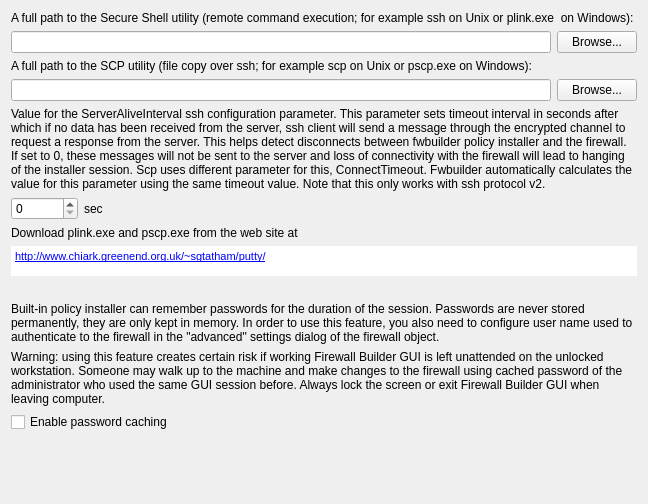
     <widget class="QWidget" name="tabSSH">
      <attribute name="title">
       <string>Installer</string>
      </attribute>
      <layout class="QGridLayout" name="gridLayout_15">
       <item row="0" column="0" colspan="3">
        <widget class="QLabel" name="textLabel1_5_2">
         <property name="text">
          <string>A full path to the Secure Shell utility (remote command execution; for example ssh on Unix or plink.exe  on Windows):</string>
         </property>
         <property name="alignment">
          <set>Qt::AlignVCenter</set>
         </property>
         <property name="wordWrap">
          <bool>true</bool>
         </property>
        </widget>
       </item>
       <item row="1" column="0" colspan="3">
        <layout class="QHBoxLayout" name="horizontalLayout_6">
         <item>
          <widget class="QLineEdit" name="sshPath">
           <property name="minimumSize">
            <size>
             <width>0</width>
             <height>0</height>
            </size>
           </property>
          </widget>
         </item>
         <item>
          <widget class="QPushButton" name="browseForSSH">
           <property name="sizePolicy">
            <sizepolicy hsizetype="Fixed" vsizetype="Fixed">
             <horstretch>0</horstretch>
             <verstretch>0</verstretch>
            </sizepolicy>
           </property>
           <property name="text">
            <string>Browse...</string>
           </property>
          </widget>
         </item>
        </layout>
       </item>
       <item row="2" column="0" colspan="3">
        <widget class="QLabel" name="textLabel1_5_3">
         <property name="text">
          <string>A full path to the SCP utility (file copy over ssh; for example scp on Unix or pscp.exe on Windows):</string>
         </property>
         <property name="alignment">
          <set>Qt::AlignVCenter</set>
         </property>
         <property name="wordWrap">
          <bool>true</bool>
         </property>
        </widget>
       </item>
       <item row="3" column="0" colspan="3">
        <layout class="QHBoxLayout" name="horizontalLayout_7">
         <item>
          <widget class="QLineEdit" name="scpPath">
           <property name="minimumSize">
            <size>
             <width>0</width>
             <height>0</height>
            </size>
           </property>
          </widget>
         </item>
         <item>
          <widget class="QPushButton" name="browseForSCP">
           <property name="sizePolicy">
            <sizepolicy hsizetype="Fixed" vsizetype="Fixed">
             <horstretch>0</horstretch>
             <verstretch>0</verstretch>
            </sizepolicy>
           </property>
           <property name="text">
            <string>Browse...</string>
           </property>
          </widget>
         </item>
        </layout>
       </item>
       <item row="4" column="0" colspan="3">
        <widget class="QLabel" name="label_14">
         <property name="text">
          <string>Value for the ServerAliveInterval ssh configuration parameter. This parameter sets timeout interval in seconds after which if no data has been received from the server, ssh client will send a message through the encrypted channel to request a response from the server. This helps detect disconnects between fwbuilder policy installer and the firewall. If set to 0, these messages will not be sent to the server and loss of connectivity with the firewall will lead to hanging of the installer session. Scp uses different parameter for this, ConnectTimeout. Fwbuilder automatically calculates the value for this parameter using the same timeout value. Note that this only works with ssh protocol v2.</string>
         </property>
         <property name="wordWrap">
          <bool>true</bool>
         </property>
        </widget>
       </item>
       <item row="5" column="0">
        <widget class="QSpinBox" name="sshTimeout">
         <property name="maximum">
          <number>999999</number>
         </property>
        </widget>
       </item>
       <item row="5" column="1">
        <widget class="QLabel" name="label_15">
         <property name="text">
          <string>sec</string>
         </property>
        </widget>
       </item>
       <item row="5" column="2">
        <spacer name="horizontalSpacer_7">
         <property name="orientation">
          <enum>Qt::Horizontal</enum>
         </property>
         <property name="sizeHint" stdset="0">
          <size>
           <width>528</width>
           <height>23</height>
          </size>
         </property>
        </spacer>
       </item>
       <item row="6" column="0" colspan="3">
        <widget class="QFrame" name="plink_hint">
         <property name="frameShape">
          <enum>QFrame::NoFrame</enum>
         </property>
         <property name="frameShadow">
          <enum>QFrame::Plain</enum>
         </property>
         <layout class="QGridLayout" name="gridLayout_14">
          <property name="leftMargin">
           <number>0</number>
          </property>
          <property name="topMargin">
           <number>0</number>
          </property>
          <property name="rightMargin">
           <number>0</number>
          </property>
          <property name="bottomMargin">
           <number>0</number>
          </property>
          <item row="0" column="0">
           <widget class="QLabel" name="label_13">
            <property name="text">
             <string>Download plink.exe and pscp.exe from the web site at</string>
            </property>
           </widget>
          </item>
          <item row="1" column="0">
           <widget class="QTextBrowser" name="plink_hint_url">
            <property name="sizePolicy">
             <sizepolicy hsizetype="Preferred" vsizetype="Fixed">
              <horstretch>0</horstretch>
              <verstretch>0</verstretch>
             </sizepolicy>
            </property>
            <property name="minimumSize">
             <size>
              <width>0</width>
              <height>30</height>
             </size>
            </property>
            <property name="maximumSize">
             <size>
              <width>16777215</width>
              <height>30</height>
             </size>
            </property>
            <property name="autoFillBackground">
             <bool>true</bool>
            </property>
            <property name="frameShape">
             <enum>QFrame::NoFrame</enum>
            </property>
            <property name="frameShadow">
             <enum>QFrame::Plain</enum>
            </property>
            <property name="html">
             <string>&lt;!DOCTYPE HTML PUBLIC &quot;-//W3C//DTD HTML 4.0//EN&quot; &quot;http://www.w3.org/TR/REC-html40/strict.dtd&quot;&gt;
&lt;html&gt;&lt;head&gt;&lt;meta name=&quot;qrichtext&quot; content=&quot;1&quot; /&gt;&lt;style type=&quot;text/css&quot;&gt;
p, li { white-space: pre-wrap; }
&lt;/style&gt;&lt;/head&gt;&lt;body style=&quot; font-family:'Sans Serif'; font-size:8pt; font-weight:400; font-style:normal;&quot;&gt;
&lt;p style=&quot; margin-top:0px; margin-bottom:0px; margin-left:0px; margin-right:0px; -qt-block-indent:0; text-indent:0px;&quot;&gt;&lt;a href=&quot;http://www.chiark.greenend.org.uk/~sgtatham/putty/&quot;&gt;&lt;span style=&quot; font-family:'Lucida Grande'; text-decoration: underline; color:#0000ff;&quot;&gt;http://www.chiark.greenend.org.uk/~sgtatham/putty/&lt;/span&gt;&lt;/a&gt;&lt;/p&gt;&lt;/body&gt;&lt;/html&gt;</string>
            </property>
            <property name="acceptRichText">
             <bool>true</bool>
            </property>
            <property name="openExternalLinks">
             <bool>true</bool>
            </property>
           </widget>
          </item>
         </layout>
        </widget>
       </item>
       <item row="7" column="0" colspan="3">
        <spacer name="verticalSpacer_2">
         <property name="orientation">
          <enum>Qt::Vertical</enum>
         </property>
         <property name="sizeType">
          <enum>QSizePolicy::Fixed</enum>
         </property>
         <property name="sizeHint" stdset="0">
          <size>
           <width>20</width>
           <height>20</height>
          </size>
         </property>
        </spacer>
       </item>
       <item row="8" column="0" colspan="3">
        <widget class="QLabel" name="label_8">
         <property name="text">
          <string>Built-in policy installer can remember passwords for the duration of the session. Passwords are never stored permanently, they are only kept in memory. In order to use this feature, you also need to configure user name used to authenticate to the firewall in the &quot;advanced&quot; settings dialog of the firewall object. </string>
         </property>
         <property name="wordWrap">
          <bool>true</bool>
         </property>
        </widget>
       </item>
       <item row="9" column="0" colspan="3">
        <widget class="QLabel" name="label_12">
         <property name="mouseTracking">
          <bool>false</bool>
         </property>
         <property name="text">
          <string>Warning: using this feature creates certain risk if working Firewall Builder GUI is left unattended on the unlocked workstation. Someone may walk up to the machine and make changes to the firewall using cached password of the administrator who used the same GUI session before. Always lock the screen or exit Firewall Builder GUI when leaving computer.</string>
         </property>
         <property name="wordWrap">
          <bool>true</bool>
         </property>
        </widget>
       </item>
       <item row="10" column="0" colspan="3">
        <widget class="QCheckBox" name="rememberSshPass">
         <property name="toolTip">
          <string>Enable password caching for the duration of the session (passwords
are never stored permanently)</string>
         </property>
         <property name="text">
          <string>Enable password caching</string>
         </property>
        </widget>
       </item>
       <item row="11" column="0" colspan="3">
        <spacer>
         <property name="orientation">
          <enum>Qt::Vertical</enum>
         </property>
         <property name="sizeType">
          <enum>QSizePolicy::Expanding</enum>
         </property>
         <property name="sizeHint" stdset="0">
          <size>
           <width>505</width>
           <height>61</height>
          </size>
         </property>
        </spacer>
       </item>
      </layout>
     </widget>
